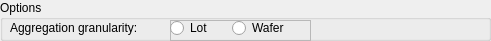
          <widget class="QGroupBox" name="groupSQL_Genealogy_YieldVsYield_Options">
           <property name="geometry">
            <rect>
             <x>10</x>
             <y>200</y>
             <width>491</width>
             <height>41</height>
            </rect>
           </property>
           <property name="title">
            <string>Options</string>
           </property>
           <widget class="QLabel" name="labelSQL_Genealogy_YieldVsYield_TestingStage_Granularity">
            <property name="geometry">
             <rect>
              <x>10</x>
              <y>20</y>
              <width>141</width>
              <height>16</height>
             </rect>
            </property>
            <property name="text">
             <string>Aggregation granularity:</string>
            </property>
            <property name="wordWrap">
             <bool>false</bool>
            </property>
           </widget>
           <widget class="QFrame" name="frameSQL_Genealogy_YieldVsYield_Granularity">
            <property name="geometry">
             <rect>
              <x>170</x>
              <y>20</y>
              <width>141</width>
              <height>21</height>
             </rect>
            </property>
            <property name="frameShape">
             <enum>QFrame::StyledPanel</enum>
            </property>
            <property name="frameShadow">
             <enum>QFrame::Raised</enum>
            </property>
            <widget class="QRadioButton" name="radioSQL_Genealogy_YieldVsYield_Granularity_Lot">
             <property name="geometry">
              <rect>
               <x>0</x>
               <y>0</y>
               <width>51</width>
               <height>16</height>
              </rect>
             </property>
             <property name="text">
              <string>Lot</string>
             </property>
            </widget>
            <widget class="QRadioButton" name="radioSQL_Genealogy_YieldVsYield_Granularity_Wafer">
             <property name="geometry">
              <rect>
               <x>62</x>
               <y>0</y>
               <width>71</width>
               <height>16</height>
              </rect>
             </property>
             <property name="text">
              <string>Wafer</string>
             </property>
            </widget>
           </widget>
          </widget>
